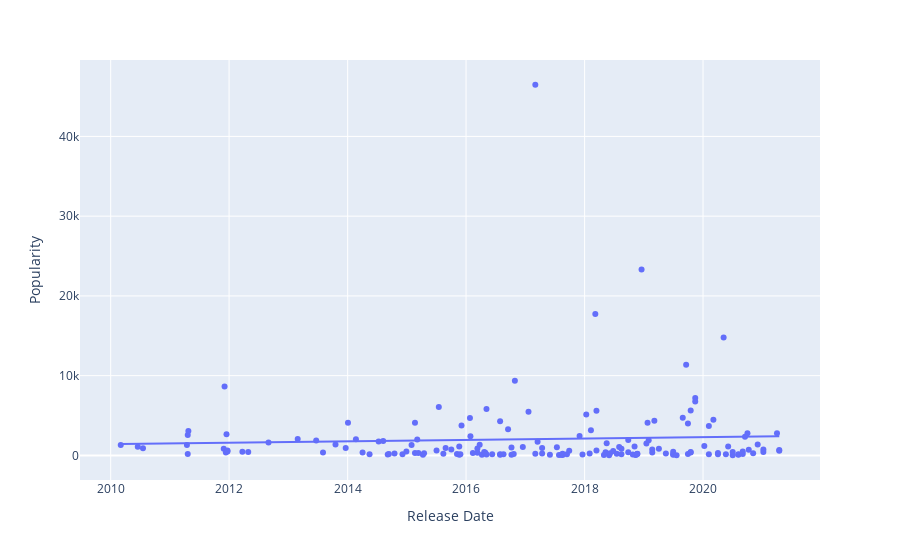

Here is the notebook cell this chart was saved with:
### Code cell
# okay that wasn't very helpful... but what is the outlier?
px.scatter(data, x='Release Date', y='Popularity', hover_data=['HG Story Title'], trendline='ols')

### Figure 1 — Plotly figure (JSON) as saved in the notebook; plotly's stock layout.template omitted (floating-point values rounded to 4 significant figures; data arrays with more than 128 entries replaced by an {"elided": "..."} marker saying what was removed)
{"data": [{"customdata": {"elided": "161x1 str values"}, "hovertemplate": "Release Date=%{x}<br>Popularity=%{y}<br>HG Story Title=%{customdata[0]}<extra></extra>", "legendgroup": "", "marker": {"color": "#636efa", "symbol": "circle"}, "mode": "markers", "name": "", "orientation": "v", "showlegend": false, "type": "scatter", "x": {"elided": "161 str values"}, "xaxis": "x", "y": {"elided": "161 int values"}, "yaxis": "y"}, {"hovertemplate": "<b>OLS trendline</b><br>Popularity = 2.80824e-06 * Release Date + -2132.98<br>R<sup>2</sup>=0.002635<br><br>Release Date=%{x}<br>Popularity=%{y} <b>(trend)</b><extra></extra>", "legendgroup": "", "marker": {"color": "#636efa", "symbol": "circle"}, "mode": "lines", "name": "", "showlegend": false, "type": "scatter", "x": {"elided": "158 str values"}, "xaxis": "x", "y": {"elided": "158 float values"}, "yaxis": "y"}], "layout": {"autosize": true, "legend": {"tracegroupgap": 0}, "margin": {"t": 60}, "xaxis": {"anchor": "y", "autorange": true, "domain": [0, 1], "range": ["2009-07-01 03:51:22.0144", "2021-12-16 20:08:37.9856"], "title": {"text": "Release Date"}, "type": "date"}, "yaxis": {"anchor": "x", "autorange": true, "domain": [0, 1], "range": [-3276.0, 49770.0], "title": {"text": "Popularity"}, "type": "linear"}}}
